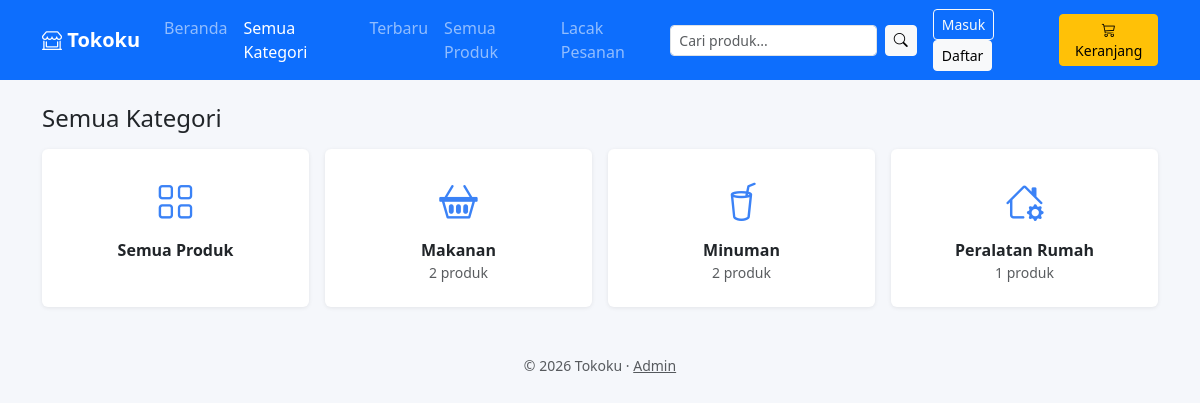
The page /kategori.php on the database its author committed.
### tables this page shows
CREATE TABLE IF NOT EXISTS tbl_kategori (
  id_kategori INT AUTO_INCREMENT PRIMARY KEY,
  nama_kategori VARCHAR(100) NOT NULL
);

### fungsi.php (called while the page is built, shortened)
<?php
require_once __DIR__ . "/../functions.php";
if (!function_exists('ikon_kategori')) {
    function ikon_kategori($id) {
        $ikon = [
            1 => 'bi-basket2',
            2 => 'bi-cup-straw',
            3 => 'bi-house-gear'
        ];
        return $ikon[(int)$id] ?? 'bi-box-seam';
    }
}
        ?>

### functions.php (called while the page is built, shortened)
<?php
function e($value) {
    return htmlspecialchars((string)$value, ENT_QUOTES, 'UTF-8');
}
?>

### kategori.php (the view, shortened to what this page needs)
<?php
require "header.php";
$kategori = $conn->query("SELECT k.*, COUNT(p.id_produk) jumlah FROM tbl_kategori k
                          LEFT JOIN tbl_produk p ON p.id_kategori = k.id_kategori
                          GROUP BY k.id_kategori ORDER BY k.nama_kategori");
?>
<h4 class="mb-3">Semua Kategori</h4>
<div class="row g-3">
  <div class="col-6 col-md-4 col-lg-3">
    <a class="card kat-card h-100 text-center p-4" href="produk.php">
      <i class="bi bi-grid kat-icon"></i>
      <div class="fw-semibold mt-2">Semua Produk</div>
    </a>
  </div>
<?php while ($k = $kategori->fetch_assoc()): ?>
  <div class="col-6 col-md-4 col-lg-3">
    <a class="card kat-card h-100 text-center p-4" href="produk.php?kat=<?= (int)$k['id_kategori'] ?>">
      <i class="bi <?= ikon_kategori($k['id_kategori']) ?> kat-icon"></i>
      <div class="fw-semibold mt-2"><?= e($k['nama_kategori']) ?></div>
      <small class="text-muted"><?= (int)$k['jumlah'] ?> produk</small>
    </a>
  </div>
<?php endwhile; ?>
</div>
<?php require "footer.php"; ?>

### header.php (style rules this page uses)
body { background:#f5f7fb }
.kat-card { border:0;box-shadow:0 1px 4px rgba(0,0,0,.08);text-decoration:none;color:inherit;transition:.15s }
.kat-icon { font-size:2.4rem;color:#3b82f6 }

### rows shown on the page
tbl_kategori: nama_kategori "Makanan", jumlah "2"
tbl_kategori: nama_kategori "Minuman", jumlah "2"
tbl_kategori: nama_kategori "Peralatan Rumah", jumlah "1"
